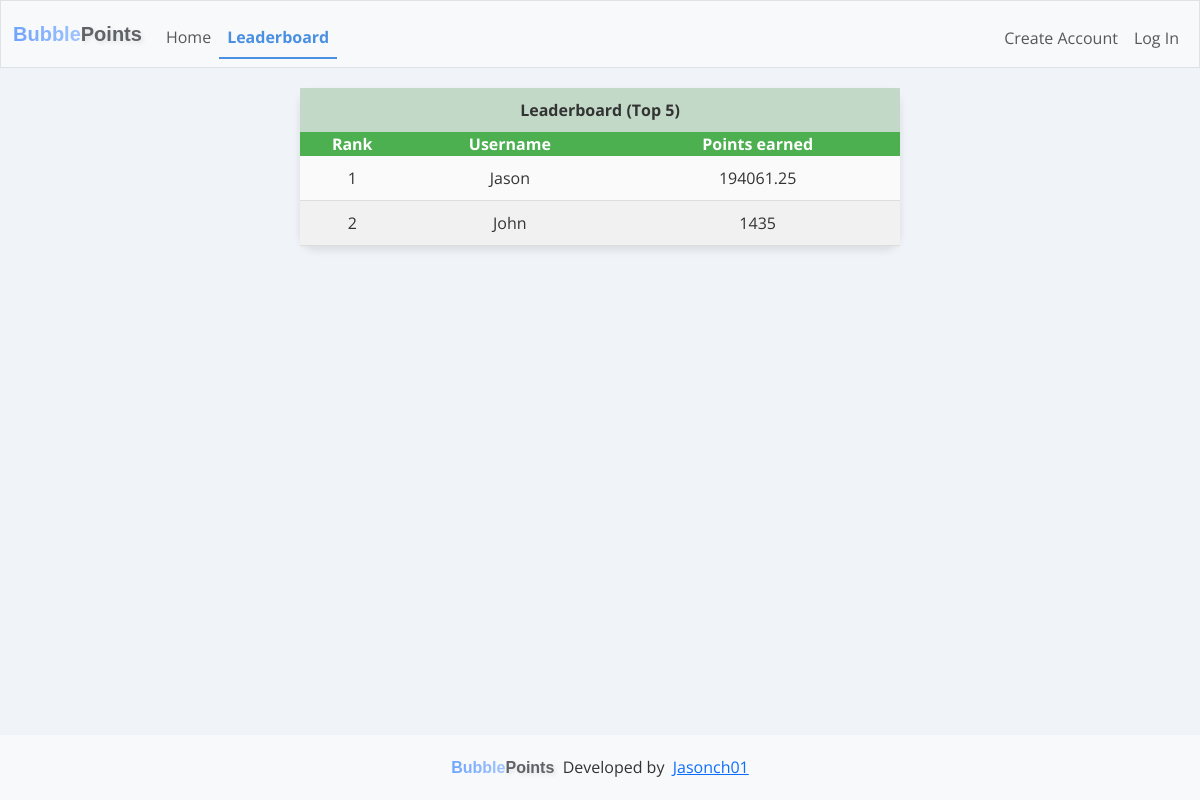
The app's page /leaderboard with its own data.
### tables this page shows
CREATE TABLE users (
        id INTEGER PRIMARY KEY AUTOINCREMENT NOT NULL,
        username TEXT NOT NULL,
        hash TEXT NOT NULL,
        points INTEGER NOT NULL DEFAULT 1000,
        total_points_earned INTEGER NOT NULL DEFAULT 0,
        email TEXT UNIQUE
    );

### app.py (the view)
@app.route("/leaderboard", methods=["GET", "POST"])
def leaderboard():
    user = cur.execute("SELECT username, total_points_earned FROM users ORDER BY total_points_earned DESC LIMIT 5").fetchall()
    print(user[0][0])
    if request.method == "POST":
        return redirect("/")
    else:
        return render_template("leaderboard.html", user=user)

### app.py (called while the page is built)
@app.after_request
def after_request(response):
    response.headers["Cache-Control"] = "no-cache, no-store, must-revalidate"
    response.headers["Expires"] = 0
    response.headers["Pragma"] = "no-cache"
    return response

### templates/leaderboard.html
{% extends "layout.html" %}
{% block main %}
<div class="container d-flex justify-content-center align-items-center leaderboard">
  <table class="leaderboard-table">
    <thead>
      <tr class="leaderboard-header">
        <th colspan="3" class="text-center">Leaderboard (Top 5)</th>
      </tr>
      <tr class="leaderboard-header-row">
        <th class="text-center">Rank</th>
        <th class="text-center">Username</th>
        <th class="text-center">Points earned</th>
      </tr>
    </thead>
    <tbody>
      {% for user in user %}
      <tr class="leaderboard-row">
        <td class="text-center">{{ loop.index }}</td>
        <td class="text-center">{{ user[0] }}</td>
        <td class="text-center">{{ user[1] }}</td>
      </tr>
      {% endfor %}
    </tbody>
  </table>
</div>
{% endblock %}

### static/style.css (style rules this page uses)
* { margin: 0; padding: 0; box-sizing: border-box; }
html { font-family:Arial, Helvetica, sans-serif; font-size: 1rem; }
html body { height: 100vh; margin: 0; display: flex; flex-direction: column; background-color: #F0F4F8; color: #333; }
body { font-family: 'Open Sans', sans-serif; }
.leaderboard { margin: 1em auto; }
.leaderboard { display: flex; justify-content: center; align-items: center; margin-top: 20px; }
.leaderboard-table { width: 80%; max-width: 600px; background-color: #fff; border-radius: 15px; padding: 20px; box-shadow: 0 4px 8px rgba(0, 0, 0, 0.1); border-collapse: collapse; }
.leaderboard-header { background-color: #C3D9C8; color: #333; font-weight: bold; }
.leaderboard-header-row { background-color: #4CAF50; color: white; }
.leaderboard-header th { padding: 10px; }
.leaderboard-row { background-color: #fafafa; border-bottom: 1px solid #ddd; transition: background-color 0.3s ease; }
.leaderboard-row td { padding: 10px; text-align: center; }
.text-center { text-align: center; }
.leaderboard-row:nth-child(even) { background-color: #f1f1f1; }

### records on screen
users: username "Jason", total_points_earned "194061.25"
users: username "John", total_points_earned "1435"
